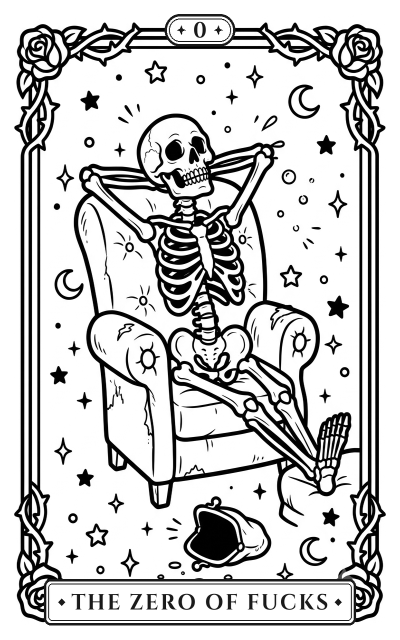
#> input picture release/major-arcanai/cards/00_zero_of_fucks.png, 800 x 1280 px (shown at 1/2 size); its folder holds only this picture in this run
$ python foil.py
#> lines starting #> are read from the running program, lines starting #| are printed output that depends on the picture
#!/usr/bin/env python3
"""Foil edition: dark cards with iridescent linework + glow. Pure PIL, no numpy."""
import os, glob, math, colorsys, sys
from PIL import Image, ImageOps, ImageFilter, ImageChops

CARDS = os.path.dirname(os.path.abspath(__file__))
REL = os.path.join(os.path.dirname(CARDS), 'release', 'major-arcanai')
BG = (10, 9, 8)            # warm near-black stock
GLOW_STRENGTH = 0.45


def palette_luts():
    """Flat metallic gold — no baked-in lighting; the page's dynamic sheen
    is the only light source."""
    r, g, b = [], [], []
    for i in range(256):
        cr, cg, cb = colorsys.hsv_to_rgb(0.106, 0.72, 0.80)
        r.append(int(cr * 255)); g.append(int(cg * 255)); b.append(int(cb * 255))
    return r, g, b


def diagonal_ramp(w, h):
    """0..255 ramp running along the diagonal, with a soft wobble."""
    big = max(w, h) * 2
    ramp = Image.linear_gradient('L').resize((big, big))
    ramp = ramp.rotate(45, resample=Image.BILINEAR)
    left = (big - w) // 2
    top = (big - h) // 2
    ramp = ramp.crop((left, top, left + w, top + h))
    # wobble: blend a perpendicular ramp in softly for an oil-slick bend
    ramp2 = Image.linear_gradient('L').resize((w, h)).rotate(180)
    return ImageOps.autocontrast(Image.blend(ramp, ramp2, 0.18))


def foil(src, out):
    im = Image.open(src).convert('L')
    w, h = im.size
    mask = ImageOps.invert(im)                       # lines -> white
    lut_r, lut_g, lut_b = palette_luts()
    ramp = diagonal_ramp(w, h)
    grad = Image.merge('RGB', (ramp.point(lut_r), ramp.point(lut_g), ramp.point(lut_b)))

    card = Image.new('RGB', (w, h), BG)
    # crisp foil lines only — no glow, like real foil stamping
    card = Image.composite(grad, card, mask)
    card.save(out, optimize=True)


def main():
    jobs = []
    for sub, dark in (('cards', 'cards-foil'), ('cards-web', 'cards-foil-web')):
        os.makedirs(os.path.join(REL, dark), exist_ok=True)
        for f in sorted(glob.glob(os.path.join(REL, sub, '*.png'))):
            jobs.append((f, os.path.join(REL, dark, os.path.basename(f))))
    only = sys.argv[1] if len(sys.argv) > 1 else None
    for src, out in jobs:
        if only and only not in os.path.basename(src):
            continue
        foil(src, out)
#> in foil, im is the input picture: PIL image 800x1280 L; min 0, max 255, mean 199.8
#> in foil, `mask = ImageOps.invert(im)`:
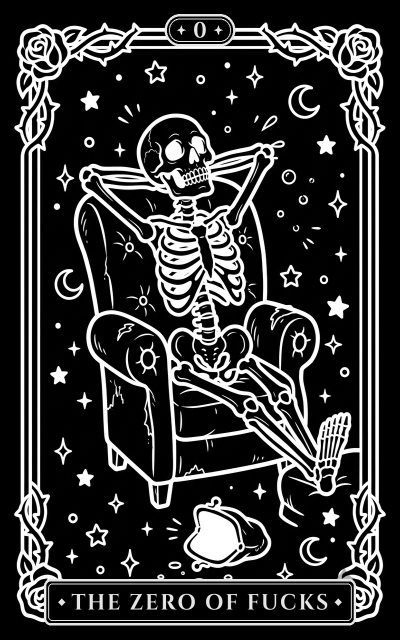
#> mask: PIL image 800x1280 L (shown at 1/2 size); min 0, max 255, mean 55.2
#> in diagonal_ramp, `ramp = ramp.rotate(45, resample=Image.BILINEAR)`:
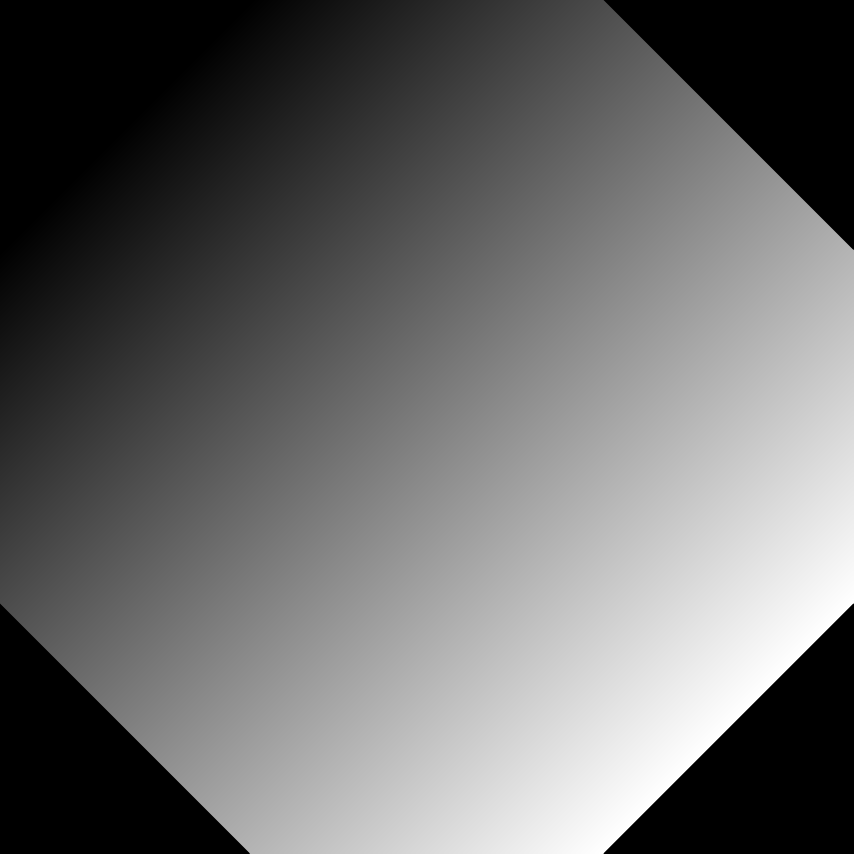
#> ramp: PIL image 2560x2560 L (shown at 1/3 size); min 0, max 255, mean 105.6
#> in diagonal_ramp, `ramp = ramp.crop((left, top, left + w, top + h))`:
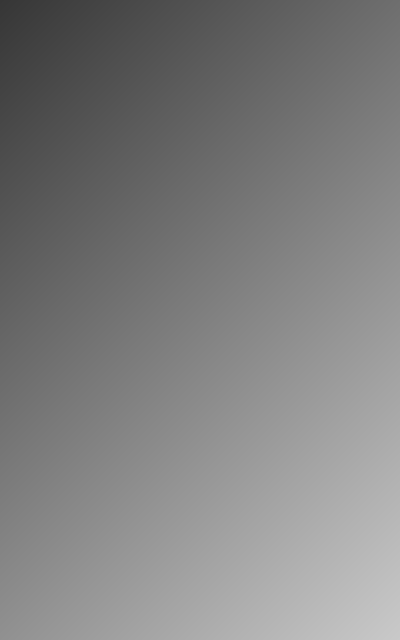
#> ramp: PIL image 800x1280 L (shown at 1/2 size); min 54, max 201, mean 127.5
#> in diagonal_ramp, `ramp2 = Image.linear_gradient('L').resize((w, h)).rotate(180)`:
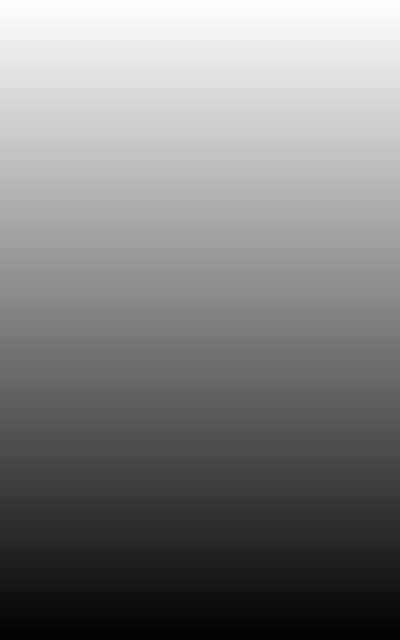
#> ramp2: PIL image 800x1280 L (shown at 1/2 size); min 0, max 255, mean 127.5
#> in diagonal_ramp, `return ImageOps.autocontrast(Image.blend(ramp, ramp2, 0.18))`:
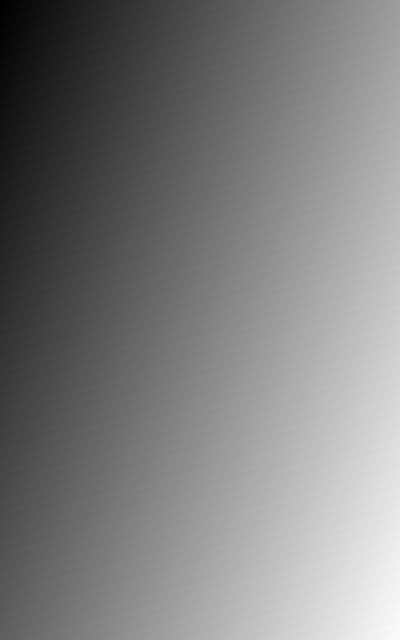
#> returned value: PIL image 800x1280 L (shown at 1/2 size); min 0, max 255, mean 125.3
#> in foil, `grad = Image.merge('RGB', (ramp.point(lut_r), ramp.point(lut_g), ramp...`:
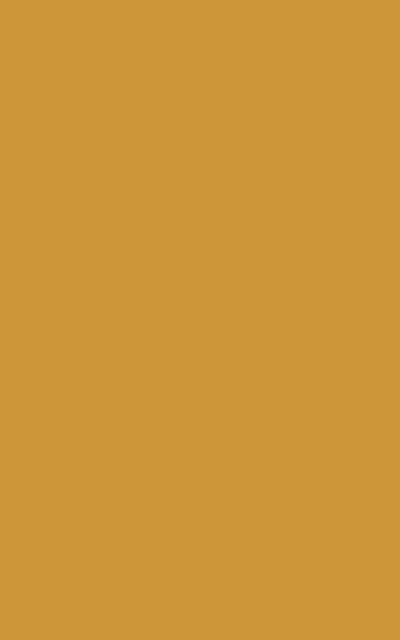
#> grad: PIL image 800x1280 RGB (shown at 1/2 size); mean R, G, B 204, 150, 57
#> in foil, `card = Image.composite(grad, card, mask)`:
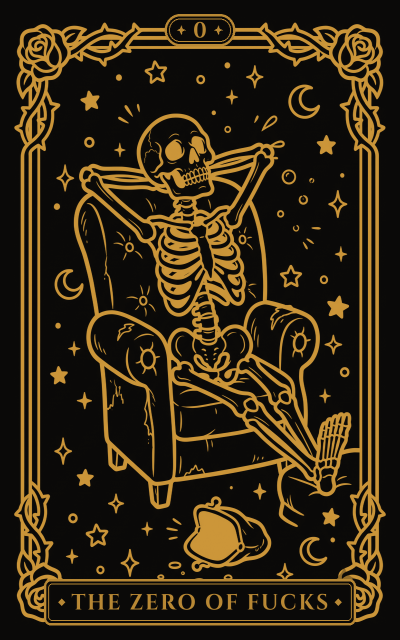
#> card: PIL image 800x1280 RGB (shown at 1/2 size); mean R, G, B 52, 39.5, 18.6
        print('foiled', out)


if __name__ == '__main__':
    main()
